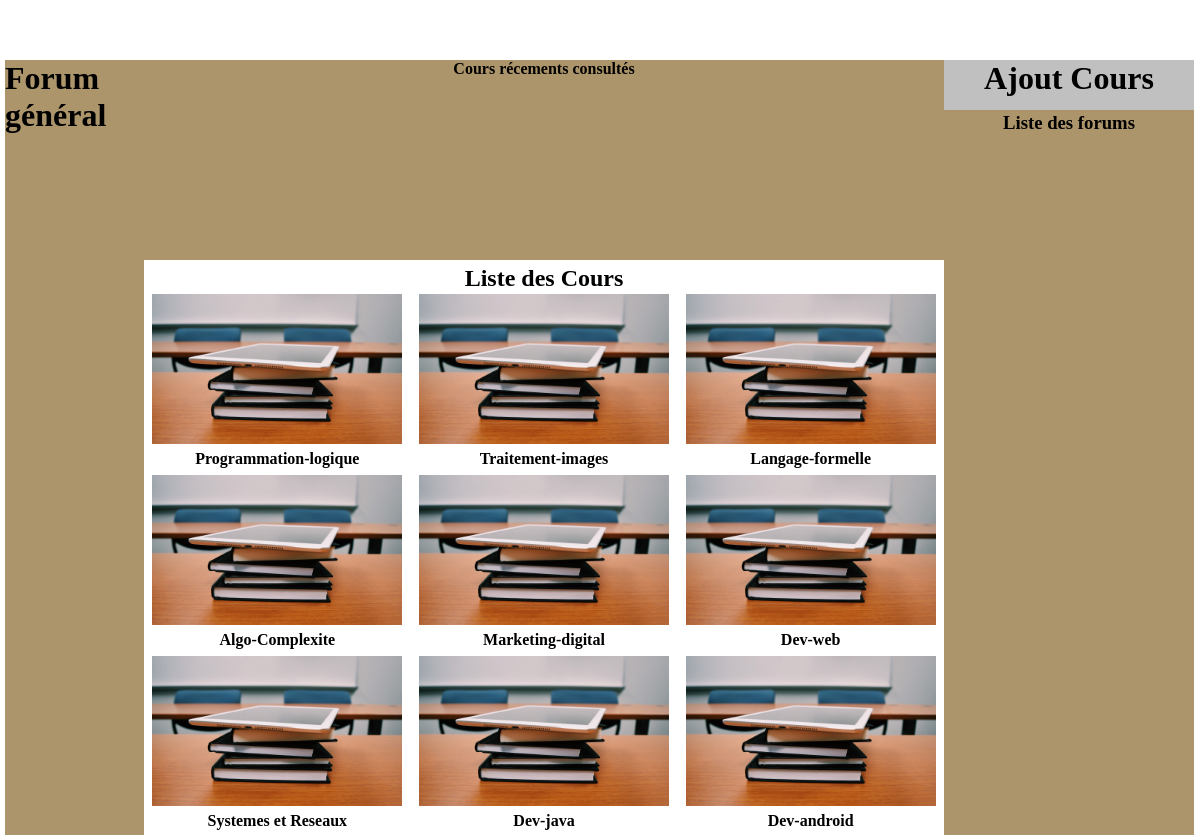
The page / on the database its author committed.
### tables this page shows
CREATE TABLE IF NOT EXISTS `cours` (
  `idCours` int(11) NOT NULL AUTO_INCREMENT,
  `NomCours` varchar(120) NOT NULL,
  PRIMARY KEY (`idCours`)
);

### index.php (called while the page is built, shortened)
<?php
$router = new Router();
$router->getRouteRequete();

### models/Model.php (called while the page is built, shortened)
<?php
abstract class Model {
	private static $_bdd;
    private static function setBdd(){
        self::$_bdd = new PDO('mysql:host=localhost;dbname=Forum;charset=utf8', 'root', '');
        self::$_bdd->setAttribute(PDO::ATTR_ERRMODE, PDO::ERRMODE_WARNING);
    }
	protected function getBdd(){
        return self::$_bdd;
	}
	protected function getAll($table, $obj){
        $var = [];
		$req = $this->getBdd()->prepare('SELECT * FROM ' .$table. ' ORDER BY idCours desc');
		$req->execute();
        while($data = $req->fetch(PDO::FETCH_ASSOC)){
            $var[] = new $obj($data);
        }
		return $var;
	}
    }
?>

### models/Cours.php (called while the page is built, shortened)
<?php
class Cours extends Model{
    public function getCours(){
        return $this->getAll('cours', 'Cour');
    }
}

### models/Cour.php (called while the page is built, shortened)
<?php
class Cour {
    private $_NomCours;
    public function hydrate (array $data){
        foreach($data as $key => $value){
            $method = 'set'.ucfirst($key);
        }
    }
    public function setIdcours($id){
        $id = (int) $id;
    }
    public function setNomcours($nom){
        if(is_string($nom))
            $this->_NomCours = $nom;
    }
    public function NomCours(){
        return $this->_NomCours;
    }
}

### views/viewAccueil.php (the view, shortened to what this page needs)
<!DOCTYPE html>
<html lang="en">
<head>
</head>
<body>
<section>
    <div class="contenu-site">
       <aside class="g" id="g">
                <p><a href="google.com" style="color: black">Forum général</a></p>
       </aside>
        <div class="left-contenu">
            <div class="cours-recent-consulter">
                <p>Cours récements consultés</p>
            </div>
            <div class="list-cours">
                <h1 style="text-align:center">Liste des Cours</h1>
                <div class="list-C">
                <?php
                        foreach($cours as $cour):
                ?>
                    <div class="img-tuto">
                        <p><img class="img-scalling" src="images/im.jpg" alt="image cours" /></p>
                        <h2 class="titre-cours"><?= $cour->NomCours() ;?></h2>
                    </div>
                    <?php endforeach ; ?>
                </div>
            </div>
        </div>
        <aside class="bloc-forum">
             <aside class="c">
               <p><a href="google.com" style="color: black">Ajout Cours</a></p>
            </aside>
           <h1 style="color: black">Liste des forums</h1>
        </aside>
    </div>
    </section>
</body>
</html>

### layout/style.css (style rules this page uses)
* { margin: 0; padding: 0; outline: 0; border: 0; border-spacing: 0; box-sizing: border-box; font-family: 'icomoon'; }
body { background-color: #e7e7e8; font-family: elephant,"Trebuchet MS", sans-serif; }
a { font-size: 32px; text-decoration: none; }

### views/accueil.css (style rules this page uses)
section { padding-top: 60px; background-color: #fff; }
.c { width: 250px; height: 50px; border-bottom: black; font-weight: bold; margin-bottom: 2px; background: silver; }
.contenu-site > div > .cours-recent-consulter { width: 800px; margin: auto; height: 200px; text-align: center; font-weight: bold; background: #AD956B; margin-bottom: 5px; }
.contenu-site > .left-contenu { width: 850px; margin-right: 0px; margin-left: 0; }
.contenu-site > .g { width: 250px; background: #AD956B; margin-left: 5px; font-weight: bold; }
.contenu-site > .bloc-forum { width: 250px; text-align: center; font-weight: bold; background: #AD956B; margin-right: 6px; }
.contenu-site { display: flex; justify-content: space-between; margin-right: 0px; padding: 0px; margin: auto; }
.img-scalling { width: 250px; height: 150px; margin: 2px; }
.img-tuto .titre-cours { font-family: "Trebuchet MS"; font-size: 1em; font-weight: bold; margin-top: 0px; margin-bottom: 5px; text-align: center; }
.list-C { display: flex; justify-content: space-around; flex-wrap: wrap; }

### rows shown on the page
cours: NomCours "Programmation-logique"
cours: NomCours "Traitement-images"
cours: NomCours "Langage-formelle"
cours: NomCours "Algo-Complexite"
cours: NomCours "Marketing-digital"
cours: NomCours "Dev-web"
cours: NomCours "Systemes et Reseaux"
cours: NomCours "Dev-java"
cours: NomCours "Dev-android"
